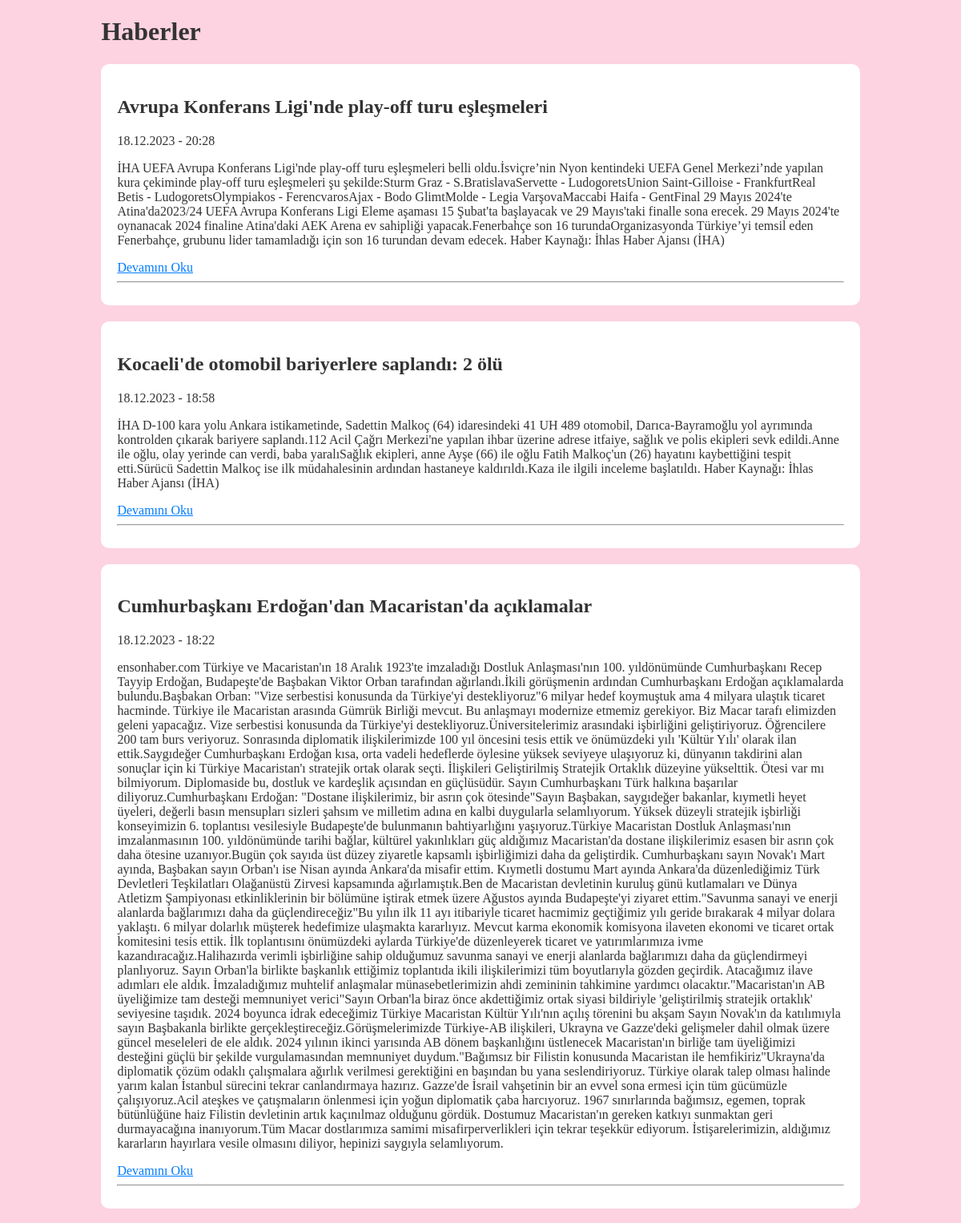
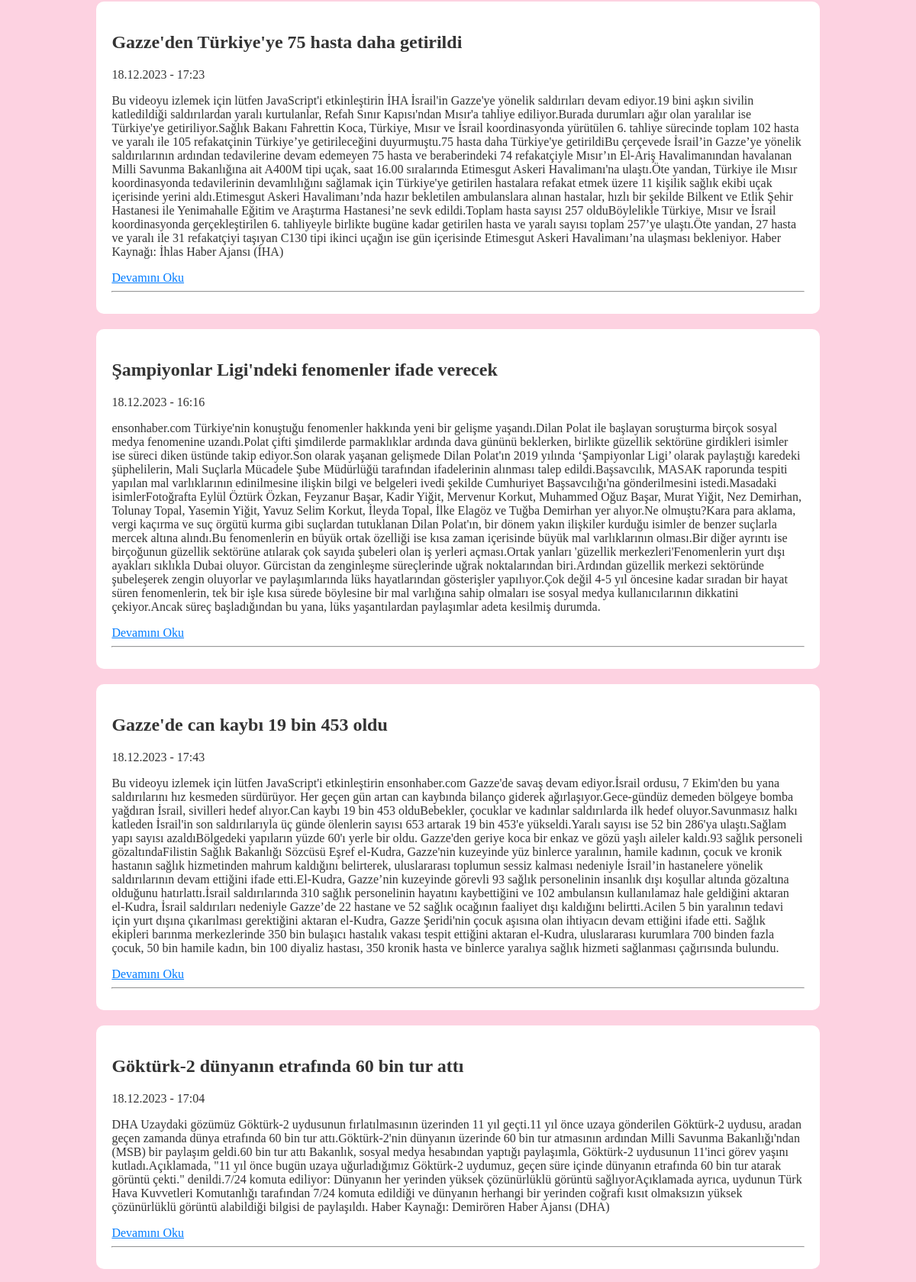
The page / (upper part) on the database its author committed (2 pictures, top to bottom).
### tables this page shows
CREATE TABLE haberler (
                    PkID INTEGER PRIMARY KEY AUTOINCREMENT,
                    Baslik TEXT NOT NULL,
                    Link TEXT NOT NULL,
                    Icerik TEXT NOT NULL,
                    Tarih TEXT NOT NULL,
                    Saat TEXT NOT NULL
                );

### app.py (the view)
@app.route('/')
def index():
    baglan = sqlite3.connect("haberler.db")
    cursor = baglan.cursor()
    cursor.execute("SELECT Baslik, Link, Icerik, Tarih, Saat FROM haberler")
    haberler = cursor.fetchall()
    baglan.close()
    return render_template('index.html', haberler=haberler)

### templates/index.html (shortened to what this page needs)
<!DOCTYPE html>
<html lang="en">
<head>
</head>
<body>
    <div class="container">
        <h1>Haberler</h1>
        {% for haber in haberler %}
            <div class="haber">
                <h2>{{ haber[0] }}</h2>
                <p>{{ haber[3] }} - {{ haber[4] }}</p>
                <p>{{ haber[2] }}</p>
                <a href="{{ haber[1] }}" target="_blank">Devamını Oku</a>
                <hr>
            </div>
        {% endfor %}
    </div>
</body>
</html>

### templates/index.html (style rules this page uses)
body { background-color: #fdd2e1; color: #333; }
.container { width: 80%; margin: auto; }
.haber { background-color: #fff; padding: 20px; margin-bottom: 20px; border-radius: 10px; }
a { color: #007bff; }

### rows shown on the page
haberler: Baslik "Avrupa Konferans Ligi'nde play-off turu eşleşmeleri", Tarih "18.12.2023", Saat "20:28", Icerik "İHA UEFA Avrupa Konferans Ligi'nde play-off turu eşleşmeleri belli oldu.İsviçre’nin Nyon kentindeki UEFA Genel Merkezi’nde yapılan kura çekiminde play-off turu eşleşmeleri şu şekilde:Sturm Graz - S.BratislavaServette - LudogoretsUnion Saint-Gilloise - FrankfurtReal Betis - LudogoretsOlympiakos - FerencvarosAjax - Bodo GlimtMolde - Legia VarşovaMaccabi Haifa - GentFinal 29 Mayıs 2024'te Atina'da2023/24 UEFA Avrupa Konferans Ligi Eleme aşaması 15 Şubat'ta başlayacak ve 29 Mayıs'taki finalle sona erecek. 29 Mayıs 2024'te oynanacak 2024 finaline Atina'daki AEK Arena ev sahipliği yapacak.Fenerbahçe son 16 turundaOrganizasyonda Türkiye’yi temsil eden Fenerbahçe, grubunu lider tamamladığı için son…"
haberler: Baslik "Kocaeli'de otomobil bariyerlere saplandı: 2 ölü", Tarih "18.12.2023", Saat "18:58", Icerik "İHA D-100 kara yolu Ankara istikametinde, Sadettin Malkoç (64) idaresindeki 41 UH 489 otomobil, Darıca-Bayramoğlu yol ayrımında kontrolden çıkarak bariyere saplandı.112 Acil Çağrı Merkezi'ne yapılan ihbar üzerine adrese itfaiye, sağlık ve polis ekipleri sevk edildi.Anne ile oğlu, olay yerinde can verdi, baba yaralıSağlık ekipleri, anne Ayşe (66) ile oğlu Fatih Malkoç'un (26) hayatını kaybettiğini tespit etti.Sürücü Sadettin Malkoç ise ilk müdahalesinin ardından hastaneye kaldırıldı.Kaza ile ilgili inceleme başlatıldı. Haber Kaynağı: İhlas Haber Ajansı (İHA)"
haberler: Baslik "Cumhurbaşkanı Erdoğan'dan Macaristan'da açıklamalar", Tarih "18.12.2023", Saat "18:22", Icerik "ensonhaber.com Türkiye ve Macaristan'ın 18 Aralık 1923'te imzaladığı Dostluk Anlaşması'nın 100. yıldönümünde Cumhurbaşkanı Recep Tayyip Erdoğan, Budapeşte'de Başbakan Viktor Orban tarafından ağırlandı.İkili görüşmenin ardından Cumhurbaşkanı Erdoğan açıklamalarda bulundu.Başbakan Orban: \"Vize serbestisi konusunda da Türkiye'yi destekliyoruz\"6 milyar hedef koymuştuk ama 4 milyara ulaştık ticaret hacminde. Türkiye ile Macaristan arasında Gümrük Birliği mevcut. Bu anlaşmayı modernize etmemiz gerekiyor. Biz Macar tarafı elimizden geleni yapacağız. Vize serbestisi konusunda da Türkiye'yi destekliyoruz.Üniversitelerimiz arasındaki işbirliğini geliştiriyoruz. Öğrencilere 200 tam burs veriyoruz.…"
haberler: Baslik "Gazze'den Türkiye'ye 75 hasta daha getirildi", Tarih "18.12.2023", Saat "17:23", Icerik "Bu videoyu izlemek için lütfen JavaScript'i etkinleştirin İHA İsrail'in Gazze'ye yönelik saldırıları devam ediyor.19 bini aşkın sivilin katledildiği saldırılardan yaralı kurtulanlar, Refah Sınır Kapısı'ndan Mısır'a tahliye ediliyor.Burada durumları ağır olan yaralılar ise Türkiye'ye getiriliyor.Sağlık Bakanı Fahrettin Koca, Türkiye, Mısır ve İsrail koordinasyonda yürütülen 6. tahliye sürecinde toplam 102 hasta ve yaralı ile 105 refakatçinin Türkiye’ye getirileceğini duyurmuştu.75 hasta daha Türkiye'ye getirildiBu çerçevede İsrail’in Gazze’ye yönelik saldırılarının ardından tedavilerine devam edemeyen 75 hasta ve beraberindeki 74 refakatçiyle Mısır’ın El-Ariş Havalimanından havalanan Milli…"
haberler: Baslik "Şampiyonlar Ligi'ndeki fenomenler ifade verecek", Tarih "18.12.2023", Saat "16:16", Icerik "ensonhaber.com Türkiye'nin konuştuğu fenomenler hakkında yeni bir gelişme yaşandı.Dilan Polat ile başlayan soruşturma birçok sosyal medya fenomenine uzandı.Polat çifti şimdilerde parmaklıklar ardında dava gününü beklerken, birlikte güzellik sektörüne girdikleri isimler ise süreci diken üstünde takip ediyor.Son olarak yaşanan gelişmede Dilan Polat'ın 2019 yılında ‘Şampiyonlar Ligi’ olarak paylaştığı karedeki şüphelilerin, Mali Suçlarla Mücadele Şube Müdürlüğü tarafından ifadelerinin alınması talep edildi.Başsavcılık, MASAK raporunda tespiti yapılan mal varlıklarının edinilmesine ilişkin bilgi ve belgeleri ivedi şekilde Cumhuriyet Başsavcılığı'na gönderilmesini istedi.Masadaki…"
haberler: Baslik "Gazze'de can kaybı 19 bin 453 oldu", Tarih "18.12.2023", Saat "17:43", Icerik "Bu videoyu izlemek için lütfen JavaScript'i etkinleştirin ensonhaber.com Gazze'de savaş devam ediyor.İsrail ordusu, 7 Ekim'den bu yana saldırılarını hız kesmeden sürdürüyor. Her geçen gün artan can kaybında bilanço giderek ağırlaşıyor.Gece-gündüz demeden bölgeye bomba yağdıran İsrail, sivilleri hedef alıyor.Can kaybı 19 bin 453 olduBebekler, çocuklar ve kadınlar saldırılarda ilk hedef oluyor.Savunmasız halkı katleden İsrail'in son saldırılarıyla üç günde ölenlerin sayısı 653 artarak 19 bin 453'e yükseldi.Yaralı sayısı ise 52 bin 286'ya ulaştı.Sağlam yapı sayısı azaldıBölgedeki yapıların yüzde 60'ı yerle bir oldu. Gazze'den geriye koca bir enkaz ve gözü yaşlı aileler kaldı.93 sağlık…"
haberler: Baslik "Göktürk-2 dünyanın etrafında 60 bin tur attı", Tarih "18.12.2023", Saat "17:04", Icerik "DHA Uzaydaki gözümüz Göktürk-2 uydusunun fırlatılmasının üzerinden 11 yıl geçti.11 yıl önce uzaya gönderilen Göktürk-2 uydusu, aradan geçen zamanda dünya etrafında 60 bin tur attı.Göktürk-2'nin dünyanın üzerinde 60 bin tur atmasının ardından Milli Savunma Bakanlığı'ndan (MSB) bir paylaşım geldi.60 bin tur attı Bakanlık, sosyal medya hesabından yaptığı paylaşımla, Göktürk-2 uydusunun 11'inci görev yaşını kutladı.Açıklamada, \"11 yıl önce bugün uzaya uğurladığımız Göktürk-2 uydumuz, geçen süre içinde dünyanın etrafında 60 bin tur atarak görüntü çekti.\" denildi.7/24 komuta ediliyor: Dünyanın her yerinden yüksek çözünürlüklü görüntü sağlıyorAçıklamada ayrıca, uydunun Türk Hava Kuvvetleri…"
